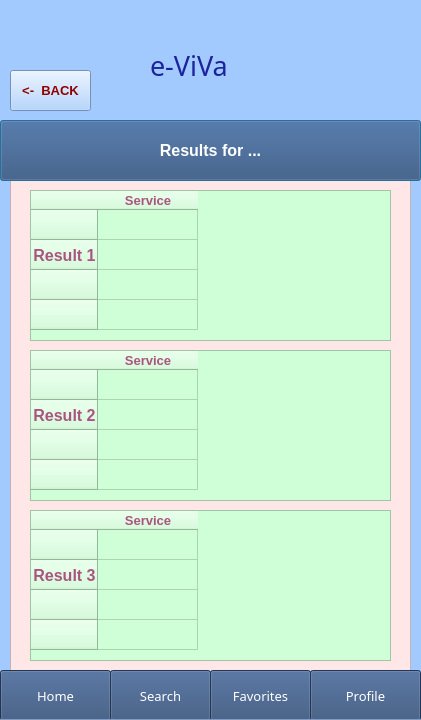
<?xml version="1.0" encoding="UTF-8"?>
<ui version="4.0">
 <class>Dialog</class>
 <widget class="QDialog" name="Dialog">
  <property name="geometry">
   <rect>
    <x>0</x>
    <y>0</y>
    <width>421</width>
    <height>720</height>
   </rect>
  </property>
  <property name="windowTitle">
   <string>Dialog</string>
  </property>
  <widget class="QScrollArea" name="scrollArea">
   <property name="geometry">
    <rect>
     <x>-1</x>
     <y>-1</y>
     <width>431</width>
     <height>721</height>
    </rect>
   </property>
   <property name="styleSheet">
    <string notr="true">background-color: rgb(162, 202, 255);
color: rgb(27, 36, 156);</string>
   </property>
   <property name="widgetResizable">
    <bool>true</bool>
   </property>
   <widget class="QWidget" name="scrollAreaWidgetContents">
    <property name="geometry">
     <rect>
      <x>0</x>
      <y>0</y>
      <width>429</width>
      <height>719</height>
     </rect>
    </property>
    <widget class="QListWidget" name="listWidget">
     <property name="geometry">
      <rect>
       <x>10</x>
       <y>140</y>
       <width>401</width>
       <height>571</height>
      </rect>
     </property>
     <property name="styleSheet">
      <string notr="true">background-color: rgb(255, 231, 231);</string>
     </property>
    </widget>
    <widget class="QLabel" name="e-ViVa_3">
     <property name="geometry">
      <rect>
       <x>150</x>
       <y>40</y>
       <width>171</width>
       <height>51</height>
      </rect>
     </property>
     <property name="font">
      <font>
       <family>Forte</family>
       <pointsize>20</pointsize>
       <weight>50</weight>
       <bold>false</bold>
      </font>
     </property>
     <property name="styleSheet">
      <string notr="true">background-color: rgb(162, 202, 255);
color: rgb(27, 36, 156);

</string>
     </property>
     <property name="text">
      <string>e-ViVa</string>
     </property>
    </widget>
    <widget class="QPushButton" name="Ptiseis_4">
     <property name="geometry">
      <rect>
       <x>0</x>
       <y>120</y>
       <width>421</width>
       <height>61</height>
      </rect>
     </property>
     <property name="font">
      <font>
       <pointsize>12</pointsize>
       <weight>75</weight>
       <bold>true</bold>
      </font>
     </property>
     <property name="styleSheet">
      <string notr="true">background-color: rgb(0, 170, 255);
background-color: rgb(48, 76, 118);
color: rgb(255, 255, 255);</string>
     </property>
     <property name="text">
      <string>Results for ...</string>
     </property>
    </widget>
    <widget class="QPushButton" name="pushButton_3">
     <property name="geometry">
      <rect>
       <x>10</x>
       <y>70</y>
       <width>81</width>
       <height>41</height>
      </rect>
     </property>
     <property name="font">
      <font>
       <pointsize>10</pointsize>
       <weight>75</weight>
       <bold>true</bold>
      </font>
     </property>
     <property name="styleSheet">
      <string notr="true">color: rgb(144, 0, 0);</string>
     </property>
     <property name="text">
      <string>&lt;-  BACK</string>
     </property>
    </widget>
    <widget class="QPushButton" name="HomeScreenButton">
     <property name="geometry">
      <rect>
       <x>0</x>
       <y>670</y>
       <width>111</width>
       <height>51</height>
      </rect>
     </property>
     <property name="font">
      <font>
       <family>Arial Rounded MT Bold</family>
       <pointsize>10</pointsize>
       <weight>50</weight>
       <bold>false</bold>
      </font>
     </property>
     <property name="styleSheet">
      <string notr="true">background-color: rgb(0, 170, 255);
background-color: rgb(48, 76, 118);
color: rgb(255, 255, 255);</string>
     </property>
     <property name="text">
      <string>Home</string>
     </property>
     <property name="default">
      <bool>false</bool>
     </property>
     <property name="flat">
      <bool>false</bool>
     </property>
    </widget>
    <widget class="QPushButton" name="FavoritesButton">
     <property name="geometry">
      <rect>
       <x>210</x>
       <y>670</y>
       <width>101</width>
       <height>51</height>
      </rect>
     </property>
     <property name="font">
      <font>
       <family>Arial Rounded MT Bold</family>
       <pointsize>10</pointsize>
       <weight>50</weight>
       <bold>false</bold>
      </font>
     </property>
     <property name="styleSheet">
      <string notr="true">background-color: rgb(0, 170, 255);
background-color: rgb(48, 76, 118);
color: rgb(255, 255, 255);</string>
     </property>
     <property name="text">
      <string>Favorites</string>
     </property>
     <property name="default">
      <bool>false</bool>
     </property>
     <property name="flat">
      <bool>false</bool>
     </property>
    </widget>
    <widget class="QPushButton" name="SearchButton">
     <property name="geometry">
      <rect>
       <x>110</x>
       <y>670</y>
       <width>101</width>
       <height>51</height>
      </rect>
     </property>
     <property name="font">
      <font>
       <family>Arial Rounded MT Bold</family>
       <pointsize>10</pointsize>
       <weight>50</weight>
       <bold>false</bold>
      </font>
     </property>
     <property name="styleSheet">
      <string notr="true">background-color: rgb(0, 170, 255);
background-color: rgb(48, 76, 118);
color: rgb(255, 255, 255);</string>
     </property>
     <property name="text">
      <string>Search</string>
     </property>
     <property name="default">
      <bool>false</bool>
     </property>
     <property name="flat">
      <bool>false</bool>
     </property>
    </widget>
    <widget class="QPushButton" name="ProfileButton">
     <property name="geometry">
      <rect>
       <x>310</x>
       <y>670</y>
       <width>111</width>
       <height>51</height>
      </rect>
     </property>
     <property name="font">
      <font>
       <family>Arial Rounded MT Bold</family>
       <pointsize>10</pointsize>
       <weight>50</weight>
       <bold>false</bold>
      </font>
     </property>
     <property name="styleSheet">
      <string notr="true">background-color: rgb(0, 170, 255);
background-color: rgb(48, 76, 118);
color: rgb(255, 255, 255);</string>
     </property>
     <property name="text">
      <string>Profile</string>
     </property>
     <property name="default">
      <bool>false</bool>
     </property>
     <property name="flat">
      <bool>false</bool>
     </property>
    </widget>
    <widget class="QTableWidget" name="tableWidget">
     <property name="geometry">
      <rect>
       <x>30</x>
       <y>190</y>
       <width>361</width>
       <height>151</height>
      </rect>
     </property>
     <property name="maximumSize">
      <size>
       <width>371</width>
       <height>471</height>
      </size>
     </property>
     <property name="font">
      <font>
       <pointsize>12</pointsize>
      </font>
     </property>
     <property name="styleSheet">
      <string notr="true">background-color: rgb(207, 255, 214);
color: rgb(170, 85, 127);</string>
     </property>
     <row>
      <property name="text">
       <string/>
      </property>
     </row>
     <row>
      <property name="text">
       <string>Result 1</string>
      </property>
      <property name="font">
       <font>
        <pointsize>12</pointsize>
        <weight>75</weight>
        <bold>true</bold>
       </font>
      </property>
      <property name="textAlignment">
       <set>AlignCenter</set>
      </property>
     </row>
     <row>
      <property name="text">
       <string/>
      </property>
     </row>
     <row>
      <property name="text">
       <string/>
      </property>
     </row>
     <column>
      <property name="text">
       <string>Service</string>
      </property>
      <property name="font">
       <font>
        <pointsize>10</pointsize>
        <weight>75</weight>
        <bold>true</bold>
       </font>
      </property>
     </column>
    </widget>
    <widget class="QTableWidget" name="tableWidget2">
     <property name="geometry">
      <rect>
       <x>30</x>
       <y>350</y>
       <width>361</width>
       <height>151</height>
      </rect>
     </property>
     <property name="maximumSize">
      <size>
       <width>371</width>
       <height>471</height>
      </size>
     </property>
     <property name="font">
      <font>
       <pointsize>12</pointsize>
      </font>
     </property>
     <property name="styleSheet">
      <string notr="true">background-color: rgb(207, 255, 214);
color: rgb(170, 85, 127);</string>
     </property>
     <row>
      <property name="text">
       <string/>
      </property>
     </row>
     <row>
      <property name="text">
       <string>Result 2</string>
      </property>
      <property name="font">
       <font>
        <pointsize>12</pointsize>
        <weight>75</weight>
        <bold>true</bold>
       </font>
      </property>
      <property name="textAlignment">
       <set>AlignCenter</set>
      </property>
     </row>
     <row>
      <property name="text">
       <string/>
      </property>
     </row>
     <row>
      <property name="text">
       <string/>
      </property>
     </row>
     <column>
      <property name="text">
       <string>Service</string>
      </property>
      <property name="font">
       <font>
        <pointsize>10</pointsize>
        <weight>75</weight>
        <bold>true</bold>
       </font>
      </property>
     </column>
    </widget>
    <widget class="QTableWidget" name="tableWidget3">
     <property name="geometry">
      <rect>
       <x>30</x>
       <y>510</y>
       <width>361</width>
       <height>151</height>
      </rect>
     </property>
     <property name="maximumSize">
      <size>
       <width>371</width>
       <height>471</height>
      </size>
     </property>
     <property name="font">
      <font>
       <pointsize>12</pointsize>
      </font>
     </property>
     <property name="styleSheet">
      <string notr="true">background-color: rgb(207, 255, 214);
color: rgb(170, 85, 127);</string>
     </property>
     <row>
      <property name="text">
       <string/>
      </property>
     </row>
     <row>
      <property name="text">
       <string>Result 3</string>
      </property>
      <property name="font">
       <font>
        <pointsize>12</pointsize>
        <weight>75</weight>
        <bold>true</bold>
       </font>
      </property>
      <property name="textAlignment">
       <set>AlignCenter</set>
      </property>
     </row>
     <row>
      <property name="text">
       <string/>
      </property>
     </row>
     <row>
      <property name="text">
       <string/>
      </property>
     </row>
     <column>
      <property name="text">
       <string>Service</string>
      </property>
      <property name="font">
       <font>
        <pointsize>10</pointsize>
        <weight>75</weight>
        <bold>true</bold>
       </font>
      </property>
     </column>
    </widget>
    <zorder>listWidget</zorder>
    <zorder>ProfileButton</zorder>
    <zorder>e-ViVa_3</zorder>
    <zorder>Ptiseis_4</zorder>
    <zorder>pushButton_3</zorder>
    <zorder>FavoritesButton</zorder>
    <zorder>SearchButton</zorder>
    <zorder>HomeScreenButton</zorder>
    <zorder>tableWidget</zorder>
    <zorder>tableWidget2</zorder>
    <zorder>tableWidget3</zorder>
   </widget>
  </widget>
 </widget>
 <resources/>
 <connections/>
</ui>
